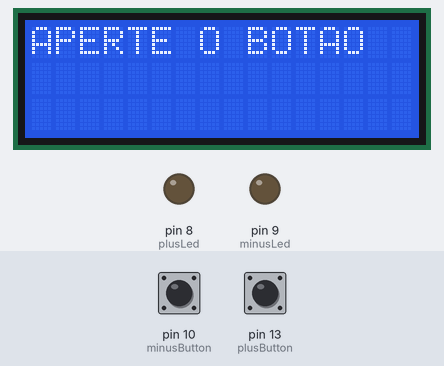
A sketch run on a simulated Arduino Uno, built with avr-gcc and run on an emulated ATmega328P. On the bench: 16×3 character LCD, output pins drawn as LEDs (lit = HIGH). Inputs (shaded band) come from the test bench; at power-on: pin 10 (minusButton) LOW, pin 13 (plusButton) LOW.

Above: at 1.2 s.
1.3 s: pin 10 (minusButton) pulled HIGH for 1 s
At 2.5 s:
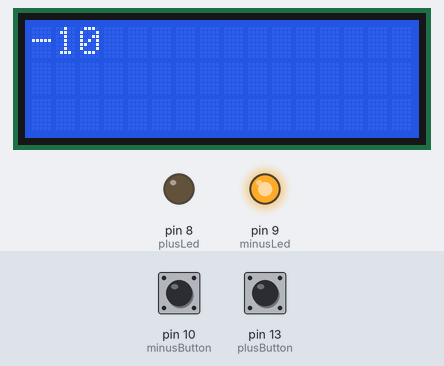
3.8 s: pin 13 (plusButton) pulled HIGH for 3.2 s
At 8.1 s:
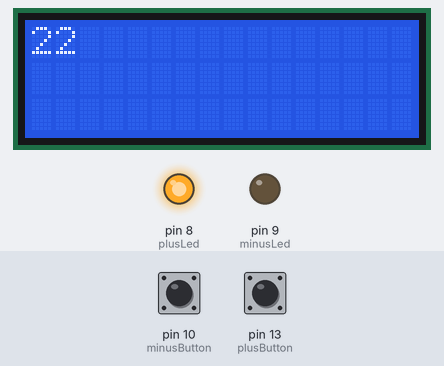
8.5 s: pin 13 (plusButton) pulled HIGH for 0.15 s
At 9.0 s:
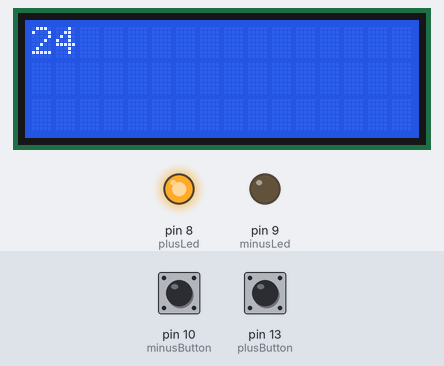
10.1 s: pin 10 (minusButton) pulled HIGH for 0.15 s
At 11.4 s:
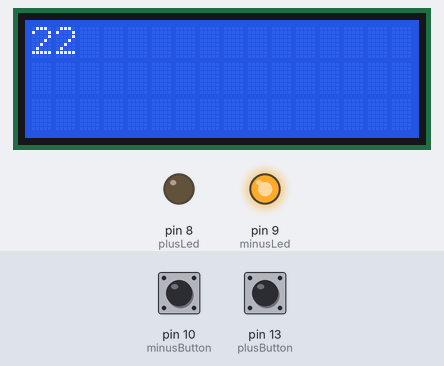
Timing chart, 0 to 12.7 s (numbered marks = the images above; inputs shaded):
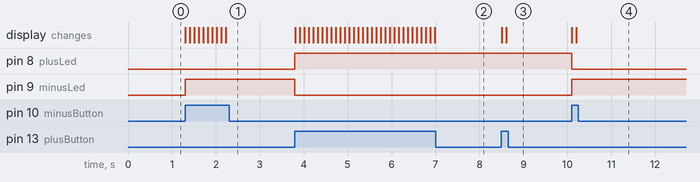

Measured:
- after the input at 1.3 s, pin 9 (minusLed): LOW → HIGH at once; the display: first changes at once (image 1 shows a later state)
- after the input at 3.8 s, pin 8 (plusLed): LOW → HIGH at once; pin 9 (minusLed): HIGH → LOW at once; the display: first changes at once (image 2 shows a later state)
- after the input at 8.5 s, the display: first changes at once (image 3 shows a later state)
- after the input at 10.1 s, pin 8 (plusLed): HIGH → LOW at once; pin 9 (minusLed): LOW → HIGH at once; the display: first changes at once (image 4 shows a later state)

The sketch:

sketch.ino
```cpp
#include <LiquidCrystal.h>
#define NOTE_C4  262
#define NOTE_G3  196
#define NOTE_A3  220
#define NOTE_B3  247
#define NOTE_C4  262
// portas
LiquidCrystal lcd(12, 11, 5, 4, 3, 2);
int plusButton = 13;
int plusLed = 8;
int minusButton = 10;
int minusLed = 9;
int buzzer = 6;
// melodia
int pauseBetweenNotes = 200;
int totalNotes = 8;
int melody[] = {NOTE_C4, NOTE_G3, NOTE_G3, NOTE_A3, NOTE_G3, 0, NOTE_B3, NOTE_C4};
int noteDurations[] = {4, 8, 8, 4, 4, 4, 4, 4};
int number = 0;
void setup() {
  lcd.begin(16, 3);
  pinMode(minusButton, INPUT);
  pinMode(plusButton, INPUT);
  pinMode(plusLed, OUTPUT);
  pinMode(minusLed, OUTPUT);
  lcd.print("APERTE O BOTAO");
}
void loop() {
  lcd.setCursor(4, 0);
  checkPlusButton();
  checkMinusButton();
}

void checkMinusButton() {
  if(digitalRead(minusButton) == HIGH) {
    number--;
    onAndOffLed(minusLed, plusLed);
    displayNumberInLCD();
  }
}
void checkPlusButton() {
  if(digitalRead(plusButton) == HIGH) {
    number++;
    onAndOffLed(plusLed, minusLed);
    displayNumberInLCD();
  }
}
void displayNumberInLCD() {
  lcd.clear();
  lcd.print(number);
  checkIfMultipleOf100();
  delay(100);
}
void onAndOffLed(int p1, int p2) {
  digitalWrite(p1, HIGH);
  digitalWrite(p2, LOW);
}
void checkIfMultipleOf100() {
  if (number % 100 == 0 && number != 0){
    makeBeepSound();
    returnNumberToCenter();
  }
}
void returnNumberToCenter() {
  for (int posicao = 0; posicao < totalNotes; posicao++) {
    lcd.scrollDisplayLeft();
    delay(300);
  }
}
void makeBeepSound() {
  for (int i = 0; i < totalNotes; i++) {
    int noteDuration = 1000 / noteDurations[i];
    tone(buzzer, melody[i], noteDuration);
    lcd.scrollDisplayRight();
    delay(pauseBetweenNotes);
    noTone(buzzer);
  }
}
```
